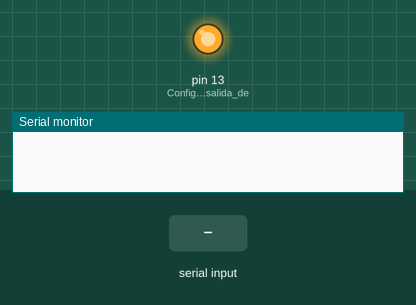
Bench run of a program on a simulated Arduino Mega 2560, built for the host (arithmetic inside an expression is 32-bit, double 64-bit). On the bench: output pins drawn as LEDs (lit = HIGH), the last lines printed to the serial monitor. The test bench sets the inputs (shaded band). Pins used as bus, display or sensor lines are not drawn.

Above: at 0.8 s.
0.9 s: "invalid_param\n" received over Serial
2.4 s: "busy\n" received over Serial
4.9 s: "radio_err\n" received over Serial
6.4 s: "1\n" received over Serial
At 7.3 s:
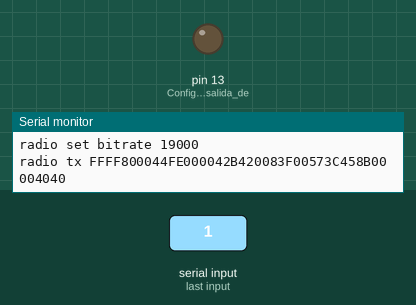
Timing chart, 0 to 8.9 s (numbered marks = the images above; inputs shaded):
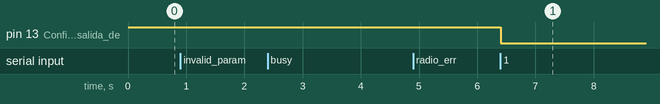

The program:

main.cpp
```cpp
#include <Arduino.h>

/** Pin de salida del Arduino que conecta con el RESET del módulo RF. Ver README.md */
#define RF_RESET 2

/** El pin al cual está conectado el potenciómetro del acelerador. */
#define PIN_ACELE A0
/** El pin al cual está conectado el potenciómetro del freno. */
#define PIN_FRENO A1

unsigned long timebefore;

// Incluímos las funciones de comunicaciones
#include "comunicaciones.h"

// Y las de sensores
#include "sensores.h"

void setup() {
  Serial.begin(57600); // Inicializamos el monitor serie
  while(!Serial);

  // Configuración de pines
  pinMode(LED_BUILTIN, OUTPUT);    // Configuramos la salida del LED interno
  pinMode(RF_RESET, OUTPUT);       // Pin 2 del arduino al pin de RST del módulo RF
  // * nota: los pines analógicos no es necesario configurarlos ya que son salidas
  //         por defecto.

  // Establecemos los valores por defecto de los pines
  digitalWrite(LED_BUILTIN, HIGH); // Apagamos el LED interno
  digitalWrite(RF_RESET, LOW);     // Desconectamos el RESET
  digitalWrite(RF_RESET, HIGH);    // Conectamos el RESET

  ///// Configuración del módulo RF /////
  rf_init();

  ///// Configuración de los sensores /////
  sensores_init();

  timebefore = millis();
}

void loop() {
  sensores_leer();

  /////Envio de la trama/////
  sprintf(csv, "%04X%04X%04X%04X%04X%04X%04X%04X%04X%04X", datos.c[0], datos.c[1], datos.c[2], datos.c[3], datos.c[4], datos.c[5], datos.c[6], datos.c[7], datos.c[8], datos.c[9]);
  rf_send(csv);
}
```

comunicaciones.h
```cpp
/**
 * Proporciona todas las funciones necesarias para comunicarse con la central
 * a través de LoRa con el módulo RN2483.
 * @file comunicaciones.h
 */

#ifndef __COMUNICACIONES_H
#define __COMUNICACIONES_H

#include <Arduino.h>

///// ENUMS ///////

enum RFError {
    /** No ha habido ningun error. */
    OK,
    /** Si ha habido algun error en el formato de los datos a mandar. */
    TX_PARAM,
    /** Si se ha intentado transmitir cuando el módulo estaba ocupado. */
    TX_BUSY,
    /** Ha habido algun error durante la transmisión (timeout). */
    TX_ERROR,
};

/** Opciones de modulación RF */
enum RFMod { LORA, FSK };


///// CONSTANTES ///////

#define MOD_LORA "lora"
#define MOD_FSK "fsk"


///// VARIABLES ///////

String rf_data;


///// CONFIGURACIÓN ///////

/**
 * El puerto serie a utilitzar.
 *
 * Esta definición permite cambiar de puerto con
 * facilidad. Por ejemplo, si se desea usar SoftwareSerial, sería suficiente
 * con establecer el valor a la variable que referencia la instance de la
 * librería.
*/
#define COMM_SERIAL Serial


///// FUNCIONES ///////

/**
 * Inicializa el módulo RF. Los parámetros por defecto son:
 * - Stack LoRaWAN: Desconectado
 * - Modulación: FSK
 * - Potencia:   14
 * - Bitrate:    19000
 * TODO: Se debería comprobar la respuesta del módulo para cada comando.
 * @param mod La modulación que usar. FSK o LORA
 * @param potencia La potencia a usar, va de 1 a 14.
 * @param bitrate El bitrate de la comunicación, revisar documentación.
 */
void rf_init(RFMod mod = FSK, uint8_t potencia = 14, uint16_t bitrate = 19000) {
    // Esperamos al mensaje de bienvenida
    while (COMM_SERIAL.available() == 0);
    rf_data = COMM_SERIAL.readStringUntil('\n');

    ///// LORAWAN /////
    COMM_SERIAL.println("mac pause");               // Pausamos el stack LoRaWAN
    while (COMM_SERIAL.available() == 0);
    rf_data = COMM_SERIAL.readStringUntil('\n');

    ///// MODULACIÓN /////
    COMM_SERIAL.print("radio set mod ");       // Modulación: LoRa o FSK
    if (mod == LORA)
        COMM_SERIAL.println(MOD_LORA);
    else
        COMM_SERIAL.println(MOD_FSK);
    rf_data = COMM_SERIAL.readStringUntil('\n');

    ///// POTENCIA /////
    COMM_SERIAL.print("radio set pwr ");        // Poténcia: de 1 a 14,
    COMM_SERIAL.println(constrain(potencia, 1, 14));
    while (COMM_SERIAL.available() == 0);
    rf_data = COMM_SERIAL.readStringUntil('\n');

    ///// BITRATE /////
    COMM_SERIAL.print("radio set bitrate "); // Bit rate: (consultar datasheet)
    COMM_SERIAL.println(bitrate);
    while (COMM_SERIAL.available() == 0);
    rf_data = COMM_SERIAL.readStringUntil('\n');
}

/**
 * Envia los datos por el puerto serie. Espera a una respuesta, y la guarda en `rf_data`.
 * El LED integrado estará encendido mientras se estén mandando los datos.
 * @param dato El mensaje a mandar.
 * @return OK si no ha habido ningun error. O un error en caso contrario. Errores
 * posibles: TX_PARAM, TX_BUSY, TX_ERROR
*/
RFError rf_send(char dato[]) {
    digitalWrite(LED_BUILTIN, LOW);

    // Mandamos el mensaje con el comando "radio tx"
    COMM_SERIAL.print("radio tx ");
    COMM_SERIAL.println(dato);

    // Leemos la primera respuesta, esta indica si el comando es válido. Las respuestas
    // pueden ser:
    // - ok:            El comando es correcto, se mandará
    // - invalid_param: El parámetro (dato) no es válido
    // - busy:          El módulo está ocupado ahora mismo
    while (COMM_SERIAL.available() == 0);
    rf_data = COMM_SERIAL.readStringUntil('\n');

    // Si ha habido algun error, lo devolvemos
    if (rf_data == "invalid_param")
        return TX_PARAM;
    else if (rf_data == "busy")
        return TX_BUSY;

    // La segunda respuesta nos informa del resultado de la transmisión. Las respuestas
    // pueden ser:
    // - radio_tx_ok: El mensaje se ha mandado correctamente
    // - radio_err:   Ha habido un error durante la transmisión (devuelto por el Watchdog)
    while (COMM_SERIAL.available() == 0);
    rf_data = COMM_SERIAL.readStringUntil('\n');

    // Si ha habido algun error, lo devolvemos
    if (rf_data == "radio_err")
        return TX_ERROR;

    digitalWrite(LED_BUILTIN, HIGH);

    return OK;
}

#endif
```

sensores.h
```cpp
/**
 * Proporciona las funciones necesarias para realizar las medidas de sensores
 * pertinentes.
 * PIN_ACELE y PIN_FRENO deben estar definidos.
 * TODO: Falta documentar algunas funciones. Las constantes deberían estar
 * claramente explicadas, y a poder ser diferenciadas en definiciones.
 * @file sensores.h
*/

#ifndef __SENSORES_H
#define __SENSORES_H

#if !defined(PIN_ACELE) || !defined(PIN_FRENO)
#error "No se han definido los pines de aceleración (PIN_ACELE) y freno (PIN_ACELE)"
#endif

#include <Arduino.h>

///// TIPOS DE DATOS //////

union {
  float f[5];
  int c[10];
} datos;


///// VARIABLES /////

float porAceleracion;
float porFrenada;
unsigned long time;
float deltatime;
float rpm;
float marcha;
float velocidad;
float metros;
float v0 = 90;
float S0 = 2036;
char csv[40];


///// CONFIGURACIÓN ///////

/** Resolución de los sensores */
#define ADC_RES 10

/** El valor máximo de los sensores. Debe ser (2^ADC_RES)-1 */
#define ADC_MAX 1023


///// FUNCIONES ///////

float acelera(float Vant, float porA, float tMuestra);
float frenada(float Vant, float porF, float tMuestra);
float revolucion(float V);
float transmision (float V);
float GPS (float Vant, float V,float Sant, float tMuestra);

/**
 * Configura algunos parámetros de los sensores:
 * - Resolución del ADC. Coge el valor de ADC_RES
*/
void sensores_init() {
#ifdef analogReadResolution
    analogReadResolution(ADC_RES);
#endif
}

/**
 * Realiza la lectura de todos los sensores. Actualiza los datos en datos.
*/
void sensores_leer() {
    time = millis();
    porAceleracion = analogRead(PIN_ACELE);  // Potenciometro 1
    porFrenada = analogRead(PIN_FRENO);      // Potencionmetro 2
    //Los potenciometros se conectan: los extremos a 5v y gnd, la del medio al pin correspondiente

    /////Cálculo de valores con métodos/////
    deltatime = (time - timebefore)*0.001;
    timebefore = time;
    porAceleracion = porAceleracion / ADC_MAX;
    porFrenada = porFrenada / ADC_MAX;
    velocidad = v0 + acelera(v0, porAceleracion, deltatime) + frenada(v0, porFrenada, deltatime);
    marcha = transmision(velocidad);
    rpm = revolucion(velocidad);
    metros = GPS(v0, velocidad, S0, deltatime);

    /////Montado de la trama/////
    datos.f[0] = metros;
    datos.f[1] = velocidad;
    datos.f[2] = porFrenada;
    datos.f[3] = rpm;
    datos.f[4] = marcha;

    /////Guardado de valores anteriores/////
    v0 = velocidad;
    S0 = metros;
}

float acelera(float Vant, float porA, float tMuestra) {
    Vant = constrain(Vant,0,208);
    float inst = sqrt(360.058258278995/(104*104/(Vant*0.5*Vant*0.5) - 1));
    inst += tMuestra;
    return porA*(208*inst/sqrt(inst*inst + 360.058258278995)-Vant);
}

float frenada(float Vant, float porF, float tMuestra) {
    return porF*(130 + 26.82458782989084*((Vant - 130 + 26.82458782989084 * 4.8463) / 26.82458782989084 - tMuestra - 4.8463) - Vant);
}

float revolucion(float V) {
    if(V <= 50.4)
        return 7000 + 111.11*(V - 63);
    else if((V > 50.4) && (V <= 80.03))
        return 7000 + 70*(V - 100);
    else if((V > 80.03) && (V <= 113.8))
        return 7000 + 47.9452*(V - 143);
    else if((V > 113.8) && (V <= 153.6))
        return 7000 + 36.458*(V - 192);
    else if((V > 153.6) && (V <= 242))
        return 7000 + 28.9256*(V - 242);
    else return 0;
}

float transmision (float V) {
    if(V <= 50.4)
        return 1;
    else if((V > 50.4) && (V <= 80.03))
        return 2;
    else if((V > 80.03) && (V <= 113.8))
        return 3;
    else if((V > 113.8) && (V <= 153.6))
        return 4;
    else if((V > 153.6) && (V <= 242))
        return 5;
    else
        return 0;
}

float GPS (float Vant, float V,float Sant, float tMuestra) {
    return Sant + Vant*tMuestra + (V*0.277777778 - Vant*0.277777778)*0.5;
}

#endif
```

Measured:
- after the input at 6.4 s, pin 13 (Configuramos_la_salida_de): HIGH → LOW at once
